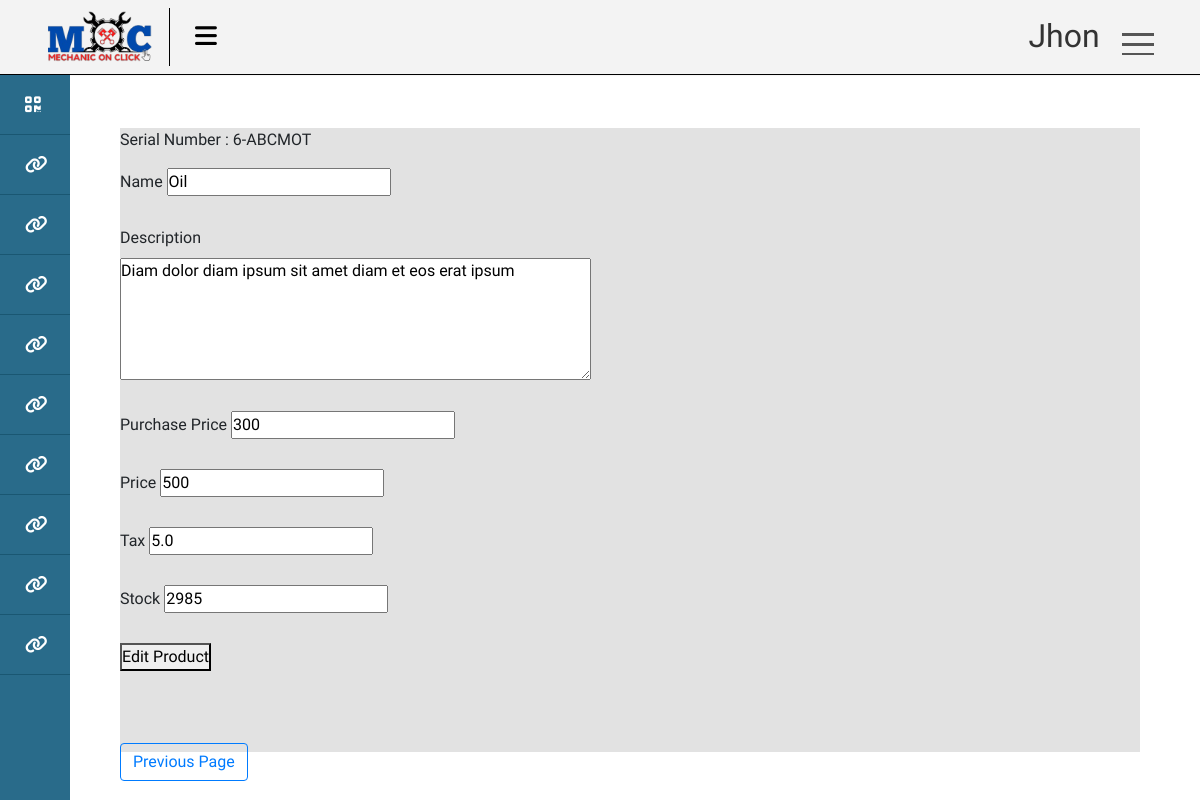
Page /product/edit/1 (signed in) on the earlier database version.
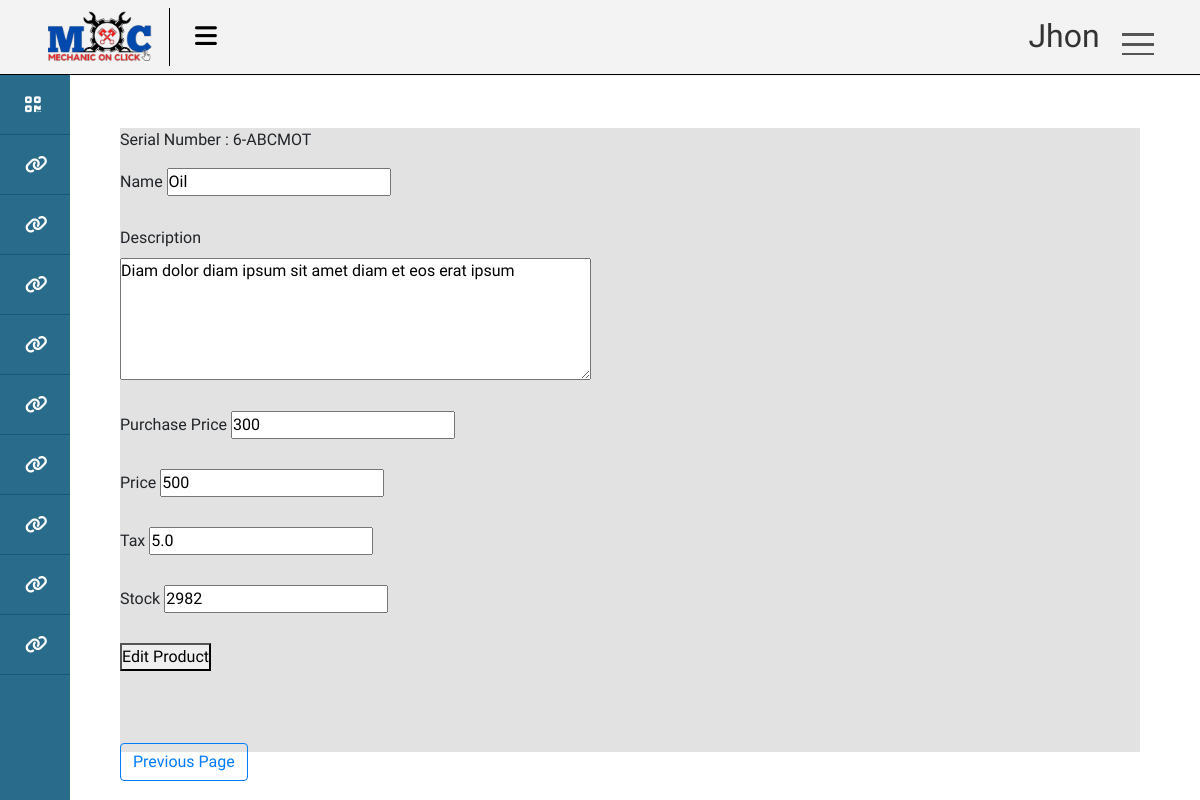
Same page on the later database version.
### ERP/models.py (models this page shows, shortened)
class CenterProduct(models.Model):
    name = models.CharField(max_length=100)
    description = models.CharField(max_length=400, default="Diam dolor diam ipsum sit amet diam et eos erat ipsum")
    purchase_price = models.IntegerField(default=300)
    price = models.IntegerField(default=500)
    center = models.ForeignKey(Center,on_delete= models.CASCADE)
    serial_number = models.CharField(max_length=50 , unique=True)
    tax = models.FloatField(default=5)
    stock = models.IntegerField(default=0)

### account/decorators.py (the view)
        def wrapper(request , *args, **kwargs):
            group = None
            role = request.user.role
            if role in allowed_roles:
                return view_func(request , *args, **kwargs)
            else :
                return redirect('unauth_page')

### ERP/views.py (called while the page is built, shortened)
@login_required(login_url= 'login_page')
@allowed_users(allowed_roles=[User.Role.EMPLOYEE,User.Role.ADMIN])
def edit_product(request , pk):
    product = CenterProduct.objects.get(id = pk)
    context = {'product' : product}
    return render(request , 'ERP/product/edit.html' , context)

### templates/ERP/product/edit.html (shortened to what this page needs)
{% extends 'ERP/base.html' %}
{% load static %}
{% block content %}
 <p> Serial Number : {{product.serial_number}}</p>
<form  method="post">
    <label for="name"> Name </label>
   <input type="text" name="name" value="{{product.name}}" ><br><br>
   <label for="description"> Description </label><br>
   <textarea name="description"  id="" cols="50" rows="5">{{product.description}}</textarea><br><br>
   <label for="purchase_price"> Purchase Price </label>
   <input type="number" value="{{product.purchase_price}}" name="purchase_price" ><br><br>
   <label for="price"> Price </label>
   <input type="number" value="{{product.price}}" name="price" ><br><br>
   <label for="tax"> Tax </label>
   <input type="number" value="{{product.tax}}" name="tax"><br><br>
   <label for="stock"> Stock </label>
   <input type="number" value="{{product.stock}}" name="stock"><br><br>
   <button type="submit">Edit Product</button><br>
</form>
<br><br><br>
<input class="btn btn-outline-primary" type=button value="Previous Page" onClick="javascript:history.go(-1);">
{% endblock %}

Differences in the rows shown:
changed CenterProduct "6-ABCMOT": stock "2985" → "2982"
